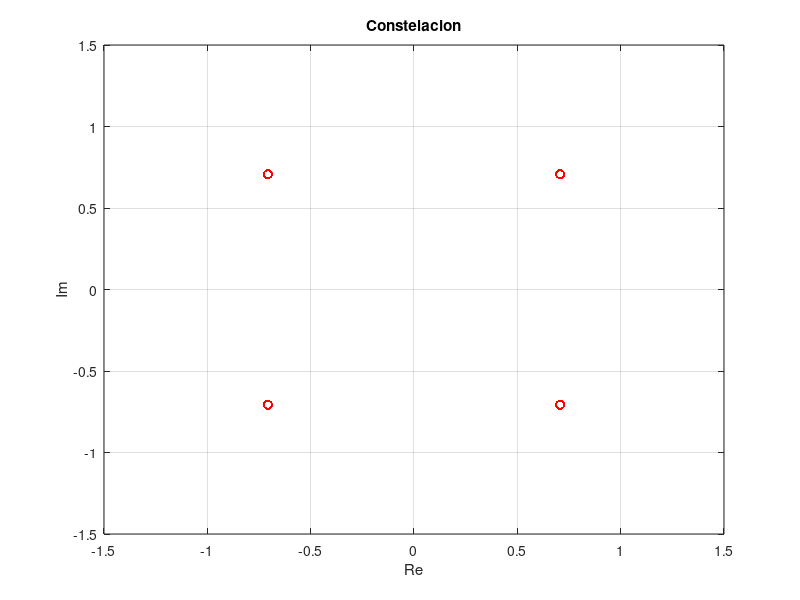
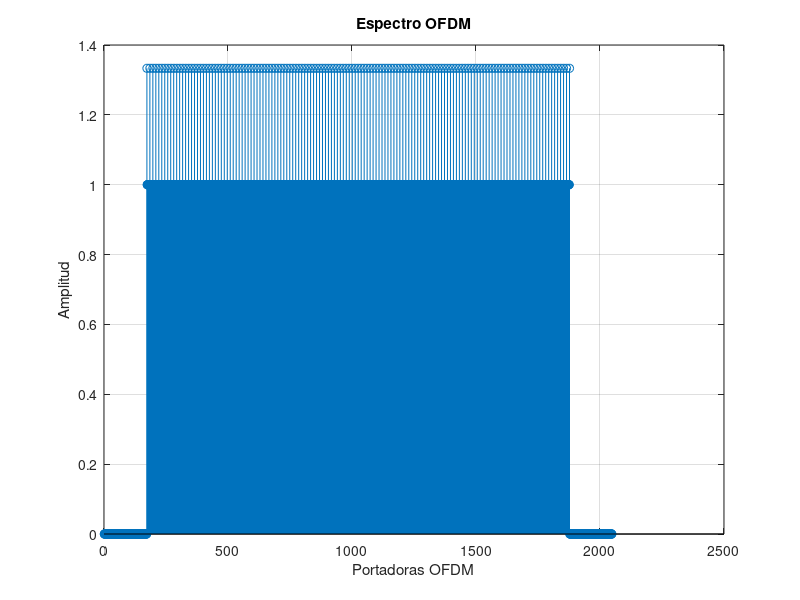
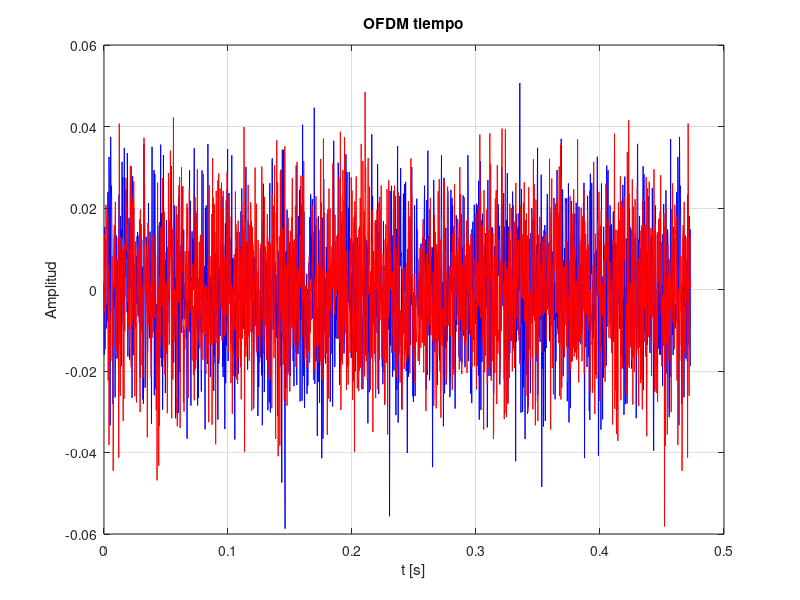
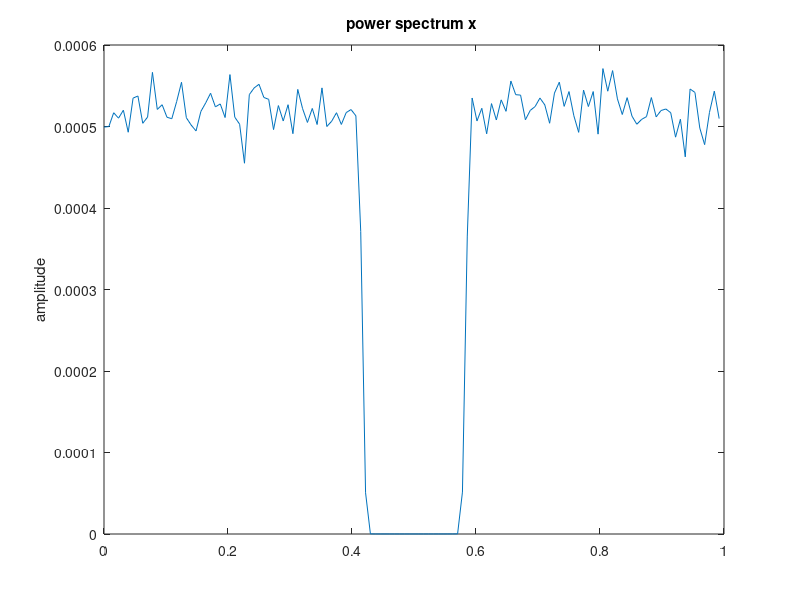

MATLAB code for these plots, in order:
%% Alumno: Fco Javier Vargas García-Donas
%  Electrónica Digital de comunicaciones
clear all; close all; clc;
%% Transmisor OFDM
    
    %% Datos iniciales
    clc; clear;

    NFFT = 2048;                    % Numero de portadoras totales
    NCP = NFFT/32;                  % 1/32 de prefijo ciclico
    Lsimb = 1705;                   % Portadoras usadas por simbolo OFDM
    Lpilot = length(1:12:1705);     % Numero portadoras de pilotos por simbolo
    Ldata = Lsimb - Lpilot;         % Numero portadoras de datos por simbolo
    
    NUM_SYMB = 1;       % Numero de simbolos OFDM por portadora en el tiempo, 
                        % es decir, cuantos simbolos se tx a lo largo de t
                        % esto determina el numero de muestras por portadora 
                        % (ofdm_freq)

    port_ep = 11;       % Num portadoras entre pilotos
    SEED = 100;
    CONSTEL = 'QPSK';   % Constelación
    SNR = 20;           % SNR en dB

    tic                 % Inicia cronómetro

    rand('seed', SEED); % Planta una semilla de una 
                        % distribución uniforme
    randn('seed',SEED); % Planta una semilla de una
                        % distribución gaussiana

    %% Constelación
    switch CONSTEL
        case 'BPSK'
            M = 1;      % Bits por símbolo
            C = [1 -1];
            potencia_norm = 1;
        case 'QPSK'
            C = [1+1i 1-1i -1+1i -1-1i];
                        % Están ordenados de una manera específica
                        % C(i) donde i= bitToDecimal(b0,b1) + 1
                        % con b0,b1 los bits a tx
            M = 2;      % Bits por símbolo
            potencia_norm = sqrt(2);
    end

    if isreal(C)
        C = complex(C);
    end

    %% Generación bits en vector columna
    % Generamos solo los bits de datos (los pilotos se insertan luego)
    numbits_data = NUM_SYMB * Ldata * M;
    bits_tx = rand(numbits_data, 1);
    bits_tx = bits_tx > 0.5;
                        % Al ejecutar la comparación devuelve un 0
                        % si falso o 1 si verdadero ==> bits                  

    %% PRBS - Generación de secuencia aleatoria
    prbs_end = NUM_SYMB * Lsimb;
    prbs_reg = ones(1,11);
    prbs = zeros(1, prbs_end);

    for k=1:prbs_end
        in = xor( prbs_reg(9), prbs_reg(end));
        out = prbs_reg(end);
        prbs_reg = [in prbs_reg(1:end-1)];       % Shift por concatenación
        prbs(k) = out;
    end

    %% Generación de pilotos
    % Consideramos solo la salida del prbs para las posiciones de los 
    % pilotos, matriz cuyas columnas son simbolos y luego tan solo los
    % pilotos del simbolo
    pilots = reshape(prbs, Lsimb, NUM_SYMB);
    pilots = pilots(1:12:1705, :);
    
    % Configuramos su potencia
    pilots = (pilots > 0) * (-4/3) + (pilots == 0) * 4/3;
    pilots = complex(pilots);


    %% Pasamos los bits al símbolo
    % Se podría hacer con un for pero lo hacemos
    % matricialmente por velocidad
    aux = reshape(bits_tx, M, []).';
                        % Cambia la matrix bitx1 a una matrix 2xN/2
                        % la trasponemos luego para tener en columna
                        % reshape va rellenando por columnas!!
                        % NO ES LO MISMO A' que A.' uno es traspuesta
                        % y otro es la transpuesta conjugada
                        % poner [] es como dejar argumento en blanco
                        % matlab calcula el num de columnas para que
                        % esto sea coherente

    symb = zeros(size(aux,1),1);
                        % Vector columna de zeros de aux filas y 1 col
    for k = 1:M
        symb = symb + (2^(k-1))*aux(:,k);
    end
                        % Ahora symb son los bits pasados a decimal

    %% Mapeador
    tx_constel_data = C(symb + 1);
                        % Esto devuelve el valor de C para cada symb
                        % es como si fuera un for
    if isreal(tx_constel_data)
        tx_constel_data = complex(tx_constel_data);
    end

    %% Normalizamos en potencia
    % BPSK - No hace falta, potencia es 1
    % QPSK - Normalizamos entre raiz de 2
    tx_constel_data = tx_constel_data / potencia_norm;

    %% Dibujamos los simbolos
    % Debe salir lo mismo que la primera gráfica pero con los puntos
    % machacados sobre si mismos

    figure;
    plot(tx_constel_data, 'or');      % Si vector es entero numero complejos plot
                        % los pinta en eje Re e Im, si C es real le
                        % añadimos una Im = 0 para que no de error
    grid;
    axis([-1.5 1.5 -1.5 1.5]);
                        % axis([Xmin Xmax Ymin Ymax]);
    title('Constelacion');
    xlabel('Re');
    ylabel('Im');

    %% Insercion de pilotos y datos
    % Creamos variable vacia para los simbolos, cada columna un simbolo
    simbols = zeros(Lsimb, NUM_SYMB);
    
    % Transformamos los datos de entrada para, cada columna los datos
    % pertenecientes a un simbolo
    data = reshape(tx_constel_data, Ldata, NUM_SYMB);

    % Insertando pilotos
    simbols(1:12:1705,:) = pilots;
    
    % Hallando posiciones de datos
    mask_vect = ones(Lsimb,1);          % Vector 1x1705 que tendra 1
    mask_vect(1:12:1705) = 0;           % en las posiciones de datos y
    data_index = mask_vect == 1;        % 0 en la de los pilotos
    
    % Insertando datos
    simbols(data_index, :) = data;

    % Tenemos los datos y pilotos insertados
    % pero solo en las portadoras que no son
    % 0, ahora toca meterlas en el simbolo
    % entero con las portadoras a cero
                                

    %% Creación símbolos OFDM en frecuencia
    ofdm_freq = zeros(NFFT, NUM_SYMB);
    ofdm_freq(ceil((NFFT-Lsimb)/2)+(1:Lsimb),:) = simbols;

    %% Dibujamos portadoras
    figure;
    stem( abs(ofdm_freq(:,1)) );
                          % Elegimos el instante 1 para ver la energías:
                          % vemos todas las portadoras con la misma energía
                          % porque en la QPSK la diferencia esta en la fase
    grid;
    xlabel('Portadoras OFDM');
    ylabel('Amplitud');
    title('Espectro OFDM');

    %% Modulación OFDM
    % Hacemos la iffshift por columnas por eso (... , 1) muy importante
    % Los vectores columnas quedarian: [1 2 3 4]' ---> [3 4 1 2]'
    ofdm_freq_shifted = ifftshift(ofdm_freq,1);

    % Antitransformamos durante NFFT puntos y lo hacemos por columnas
    % de ahi que dim = 1, (mirar 'dim' en la ayuda de matlab)
    ofdm_time = ifft(ofdm_freq_shifted, NFFT, 1);

    %% Prefijo cíclico
    % Se ha definido que el prefijo cíclico tiene NCP muestras, por tanto
    % cogemos las NCP ultimas muestras y las copiamos al principio de modo
    % que nos quedará una trama de NFFT + NCP
    % Cogemos las NCP ultimas filas enteras (todas las columnas) y las ponemos
    % encima
    ofdm_time = [ ofdm_time( end-(NCP-1):end, : ) ; ofdm_time ];

    %% Configuramos la transmisión
    % Se ponen todos los bits uno detras de otro en orden
    tx = ofdm_time(:);

    %% Dibujamos
    ts = 224e-6;
    t_v = ts * (0:length(tx)-1);
    
    figure;
    plot(t_v, real(tx), 'b-');
    hold on; 

    plot(t_v, imag(tx), 'r-');
    grid;
    
    xlabel('t [s]');
    ylabel('Amplitud');
    title('OFDM tiempo');

    %% Espectro de frecuencias para el primer simbolo
    figure;
    pwelch(tx(1:NFFT+NCP));
    


%% Canal
    
    %% Canal p1 dvbt
    % parametros
    % relative power
    rho = [0.057662, 0.176809, 0.407163,0.303585,0.258782,0.061831,0.150340,0.051534,0.185074,0.400967,0.295723,0.350825,0.262909,0.225894,0.170996,0.149723,0.240140,0.116587,0.221155,0.259730];

    % delay in us
    tau = [1.003019,5.422091,0.518650,2.751772,0.602895,1.016585,0.143556,0.153832,3.324866,1.935570,0.429948,3.228872,0.848831,0.073883,0.203952,0.194207,0.924450,1.381320,0.640512,1.368671];
    tau = tau .* 10^(-6);

    % phase in rads
    theta = [4.855121,3.419109,5.864470,2.215894,3.758058,5.430202,3.952093,1.093586,5.775198,0.154459,5.928383,3.053023,0.628578,2.128544,1.099463,3.462951,3.664773,2.833799,3.334290,0.393889];
    
    Ts = 224e-6;
    Afc = 1/Ts;
    f = (0:NFFT-1)*Afc;
    f = f-NFFT*Afc/2;

    % Generating the freq spectrum
    H = zeros(1,2048);

    for k = 1:20
        H = H + (rho(k) * exp(-1i*theta(k)) * exp(-1i*2*pi*f*tau(k)));
    end
    
    % De freq a tiempo
    % como H definida con f negativas
    % se hace ifftshift ante de antitransfromar
    h = ifft(ifftshift(H,2));
    H_dB = 20*log10(abs(H));

    %% Dibujamos el canal
    figure;
    plot(f/1e6, H_dB,'b');
    
    title('Canal P1 DVBT')
    xlabel('f[MHz]')
    ylabel('|H(f)| [dB]')
    grid;

    %% Ruido
    noise = (randn(size(tx))+ 1i * randn(size(tx))) / sqrt(2);
                          % Dividimos entre raiz de dos para normalizar la
                          % potencia
    Ps = mean (tx.*conj(tx));
    nsr = 10^(-SNR/10);
    noise = sqrt(Ps * nsr) .* noise;
    
    
    % Metiendo el ruido
    rx = tx + noise;

    % Metemos el fading 
    rx = conv(h,rx);
    rx = rx(1:size(tx));
    
    
%% Receptor OFDM
    
    %% Quitar el prefijo ciclico
    % Formateamos rx para quitarle el prefijo cíclico
    rx_ofdm_time = reshape(rx, NFFT+NCP, NUM_SYMB);

    % Le quitamos el prefijo ciclico, ponemos un NCP+1
    % porque empieza en el indice 1 y no en 0
    rx_ofdm_time = rx_ofdm_time((NCP+1):end, :);

    %% Pasar al dominio de la frecuencia
    % Transformamos por columnas para las NFFT celdas de cada columna
    rx_ofdm_freq = fft(rx_ofdm_time, NFFT, 1);

    % Formateamos el espectro en frecuencias negativas
    rx_ofdm_freq = fftshift(rx_ofdm_freq,1);

    % Dibujamos las portadoras en frecuencia para el primer simbolo
    f = (0:NFFT-1)*Afc;
    f_plot = (f-NFFT*Afc/2)/1e6;    % Frec centrada en cero y en MHz
    
    figure;
    subplot(2,1,1);
    plot( f_plot , abs( rx_ofdm_freq(:, 1) ) );
    title('Portadoras Recibidas');
    ylabel('|s_R_X(f)|');
    xlabel('f[MHz]');
    
    subplot(2,1,2);
    plot( f_plot , abs( ofdm_freq(:, 1) ) );
    title('Portadoras Transmitidas');
    xlabel('f[MHz]');
    ylabel('|s_T_X(f)|');

       
    %% Quitamos las portadoras sin informacion
    % Misma operacion que antes, nos quedamos desde NFFT-NDATA/2 hasta NDATA
    rx_ofdm_freq = rx_ofdm_freq(ceil((NFFT-Lsimb)/2)+(1:Lsimb),:);

    %% Estimador de canal
    % rx_ofdm_freq viene entre -fs/2 y fs/2 por tanto
    % H_est también lo estará

    % Sacamos los pilotos recibidos
    rx_pilots = rx_ofdm_freq(1:12:end, :);
    
    % Estimamos con los pilotos recibidos
    % estimacion de canal por simbolos (columnas)
    Hp_est = rx_pilots./pilots;

    % Definimos el canal estimado
    H_est = zeros(Lsimb, NUM_SYMB);

    % Rellenamos con los pilotos estimados
    H_est(1:12:end, :) = Hp_est;
    
    % Comprobando que los pilotos coinciden con
    % el valor del canal correcatmente
   
    f_neg = f-NFFT*Afc/2;
    f_neg = f_neg(ceil((NFFT-Lsimb)/2)+(1:Lsimb));
    
    % Estimacion en dB del canal del primer simb
    H_est_dB = 20*log10(abs(H_est(:,1)));
    
    % Dibujando H contra los pilotos recibidos
    H_trunked = H;
    H_trunked = H_trunked((ceil((NFFT-Lsimb)/2)+(1:Lsimb)));
    H_trunked = 20 * log10( abs(H_trunked) );
    
    figure();	
    stem(f_neg, H_est_dB);
    hold on;
    plot(f_neg, H_trunked,'r');
    title('Canal y valor de los pilotos');
    xlabel('f[MHz]');
    ylabel('|H(f)|');
    legend('pilotos en rx', 'canal');
    
    % Definimos intervalo de interpolacion
    x = [1:11].';

    % Definimos indice para los datos interpolados
    index = (1:12:Lsimb-1)+1;

    % Interpolamos los datos y los metemos en H_est
    for k = 1:length(Hp_est(:,1))-1
        H_est_data = (x./12) * Hp_est(k+1,:) + ((12-x)./12) * Hp_est(k,:);
        H_est(index(k):index(k)+10, :) = H_est_data;
    end

    %% Dibujamos canal estimado VS canal real
    % Para la representacion
    % Reprensentamos entre -fs/2 y fs/2
    f_est = f - NFFT*Afc/2;

    % Truncamos en f las frecuencias sin información
    f_est = f_est(ceil((NFFT-Lsimb)/2)+(1:Lsimb));

    % Representamos en MHz
    f_est = f_est/1e6;
    f_data = f_est;

    % Representamos H entre -fs/2 y fs/2 para ello
    % Truncamos en f las frecuencias sin información
    H_real = H((ceil((NFFT-Lsimb)/2)+(1:Lsimb)));
    
    figure;
    plot(f_est,20*log10(abs(H_est(:,1))),'r', f_data,20*log10(abs(H_real)), 'b');
    title('Canal real H(dB) VS Canal estimado H_e_s_t(dB)');
    legend('|H_e_s_t(f)|','|H(f)|'); 
    xlabel('f[MHz]');
    ylabel('dB');

    %% Ecualización
    % Dividimos entre el canal estimado para ecualizar
    rx_ofdm_freq = rx_ofdm_freq./H_est;

    % Dibujamos portadoras ecualizadas, para ello buscamos
    % añadir ceros en portadoras sin informacion para representar
    rx_portadoras = rx_ofdm_freq(:,1).';
    neg_zero_pad = ceil((NFFT - Lsimb)/2);
    pos_zero_pad = floor((NFFT - Lsimb)/2);
    rx_portadoras = [zeros(1,neg_zero_pad) rx_portadoras zeros(1,pos_zero_pad)];
    f_rx_port = f - NFFT*Afc/2 ;
    
    figure;
    plot(f_rx_port/1e6,abs(rx_portadoras));
    title('Portadoras Ecualizadas');
    xlabel('f[MHz]');
    ylabel('|s_e_q(f)|');

    %% Quitamos los pilotos

    % Nos quedamos con los datos que estan
    % en las posiciones data_index definidas
    % antes como el vector en el que no estan
    % los pilotos
    rx_constel_data = rx_ofdm_freq(data_index, :);
    
    % Pasandolo a un vector de simbolos
    rx_constel_data = rx_constel_data(:);
    

    %% Dibujamos los simbolos recibidos
    figure;
    plot(rx_constel_data, 'xr');      
                        % Si vector es entero numero complejos plot
                        % los pinta en eje Re e Im, si C es real le
                        % añadimos una Im = 0 para que no de error
    grid;
    axis([-1.5 1.5 -1.5 1.5]);
                        % axis([Xmin Xmax Ymin Ymax]);
    title('Constelacion Recibida');
    xlabel('Re');
    ylabel('Im');

    %% Demapper
    % BPSK
    %   Si bit < 0 entonces es un 1
    %   Si bit > 1 entonces es un 0
    % QPSK
    %   Tiene 2 bits (b1 y b0) por simbolo en orden: b1b0
    %   Si parte real negativa b0 = 1 si positiva b0 = 0
    %   Si parte real negativa b1 = 1 si positiva b1 = 0
    %   01 | 00     -1+i | 1+i      b1b0 | b1b0      
    %   --------    -----------     -----------     
    %   11 | 10     -1-i | 1-i      b1b0 | b1b0      
    switch CONSTEL
        case 'BPSK'
            bits_rx = rx_constel_data<0;
            bits_rx = bits_rx.';
        case 'QPSK'
            bits_rx = zeros(1,length(rx_constel_data)*2);
            bits_rx(2:2:end) = real(rx_constel_data)<0;
            bits_rx(1:2:end) = imag(rx_constel_data)<0;
    end

    BER = mean(xor(bits_rx, bits_tx.'));
    fprintf(1, 'BER = %f\n', BER);
    toc
